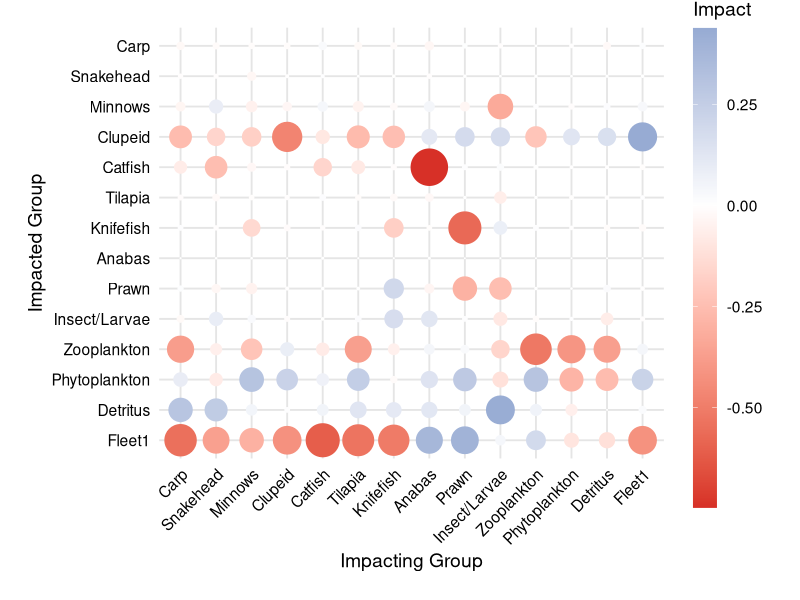
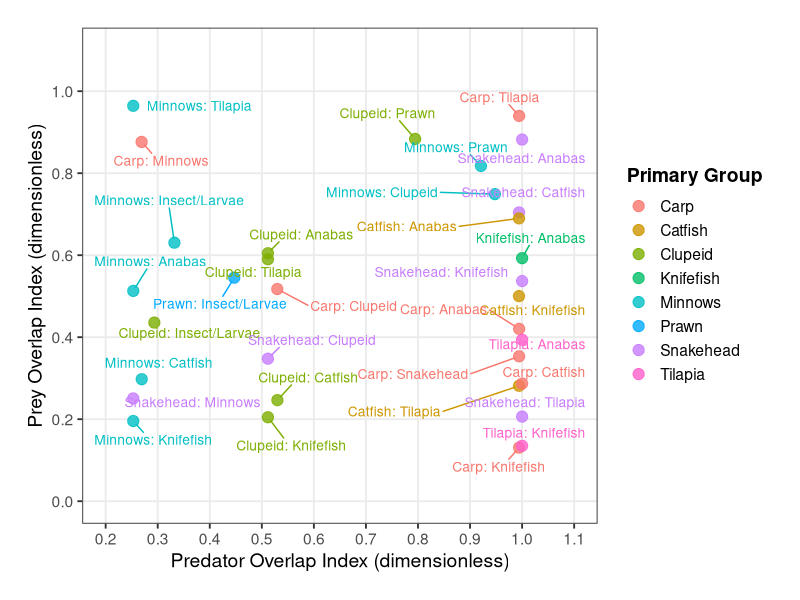
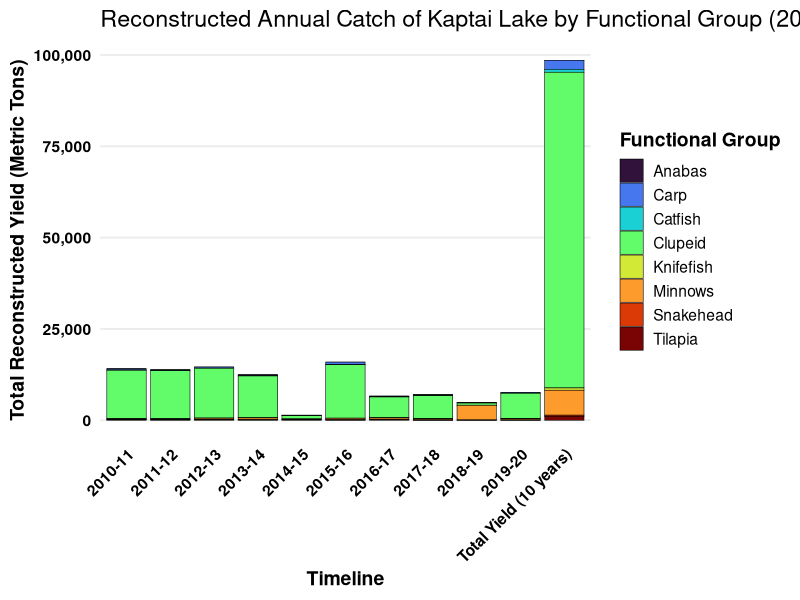
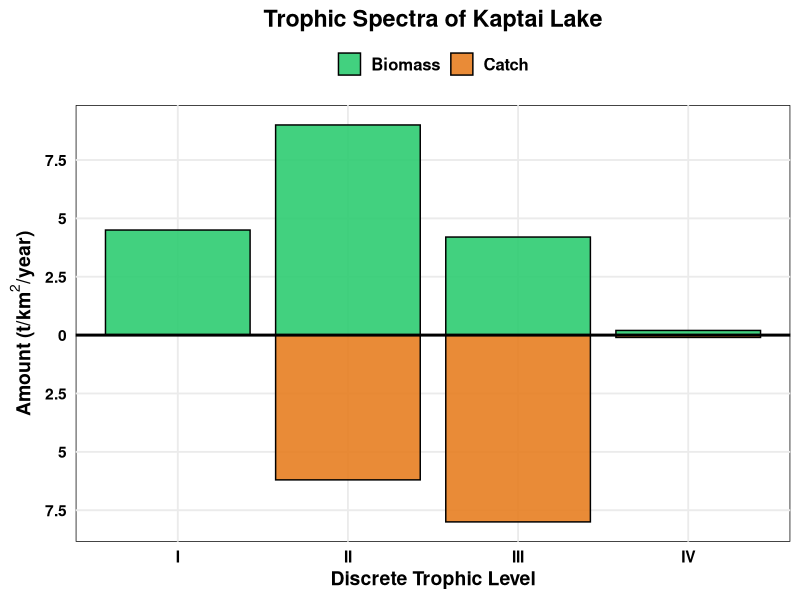
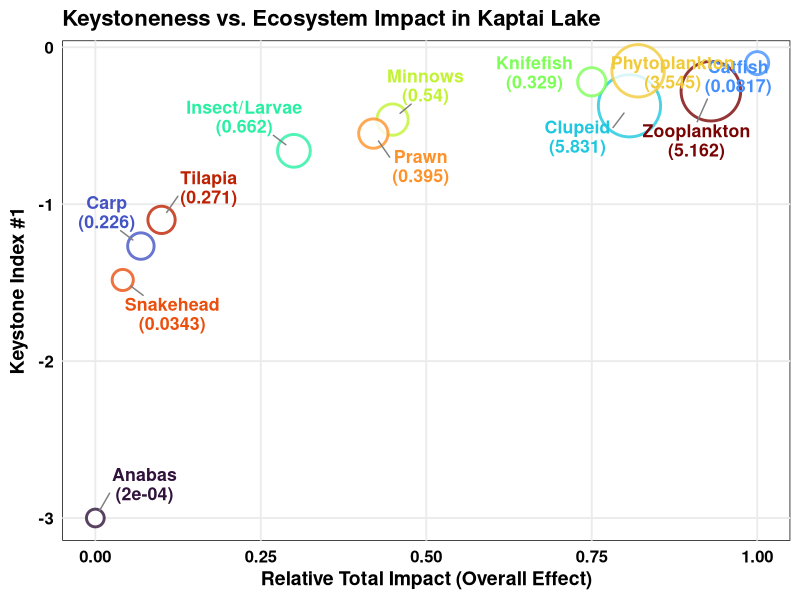
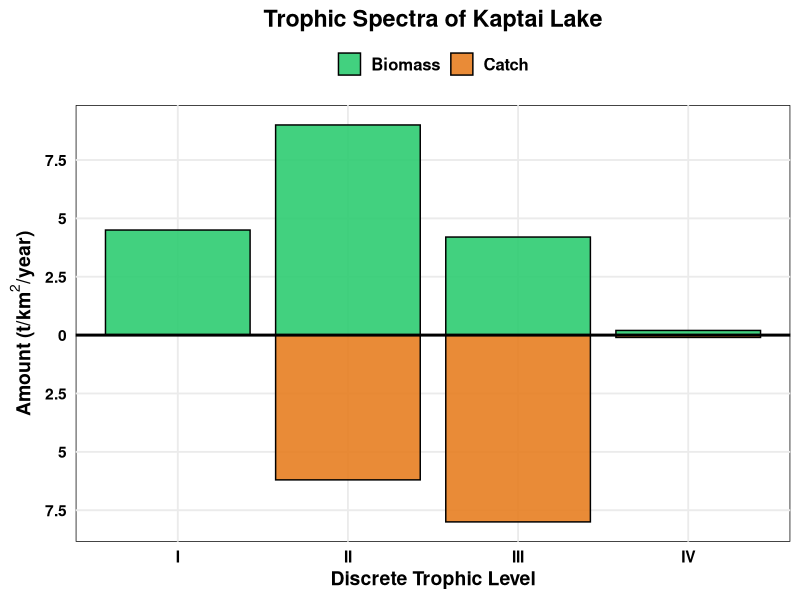
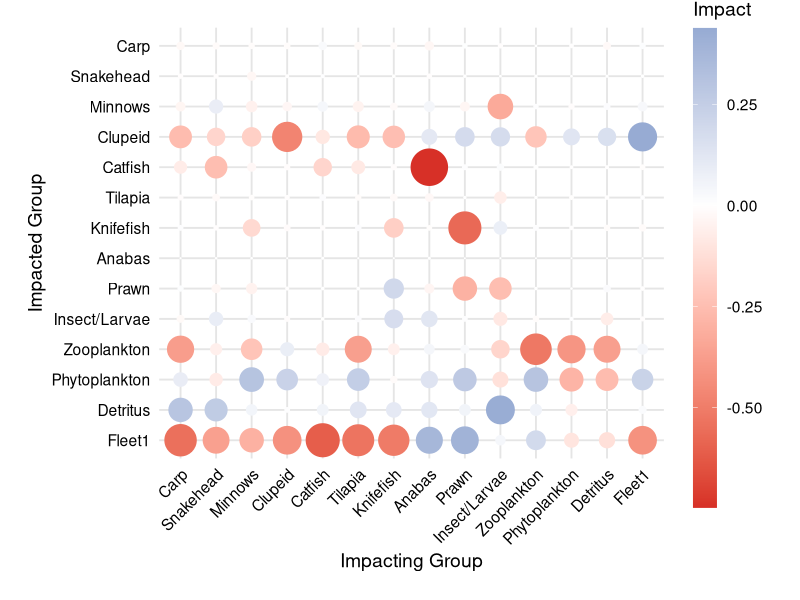
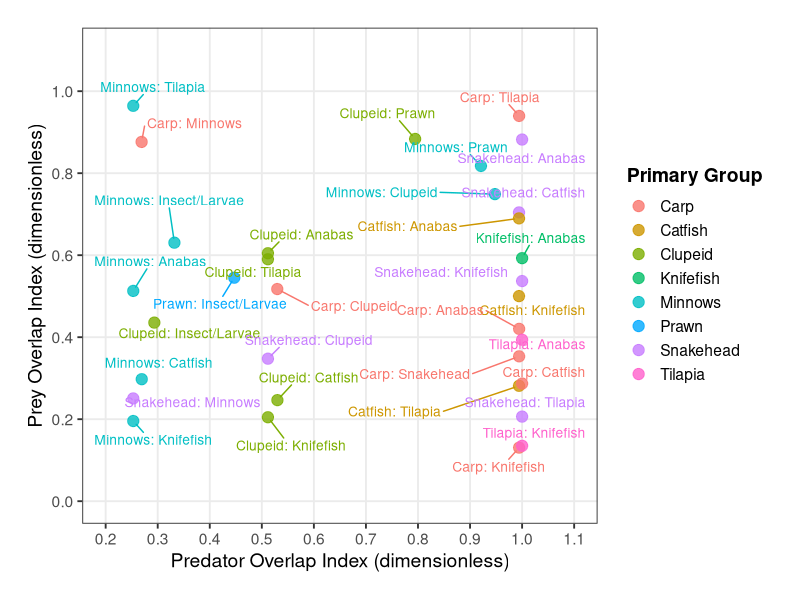

Source code (R) for these figures, in order:


# Install required packages if you don't have them
# install.packages(c("readxl", "ggplot2", "tidyr", "dplyr"))

library(readxl)
library(ggplot2)
library(tidyr)
library(dplyr)

# 1. Load the data from your Excel file
# IMPORTANT: Replace "MTI_Data.xlsx" with your actual Excel file name
mti_raw <- read_excel("input.xlsx", sheet = "MTI")

# Convert the first column (Group names) into row names for easier manipulation
mti_data <- as.data.frame(mti_raw)
rownames(mti_data) <- mti_data[[1]]
mti_data <- mti_data[, -1] # Remove the first column now that they are row names

# 2. Format the data for ggplot (convert from a wide matrix to a long table)
mti_data$Impacted <- rownames(mti_data)
mti_long <- pivot_longer(mti_data, cols = -Impacted, names_to = "Impacting", values_to = "Impact")

# Lock in the exact ecological order of your functional groups
groups <- c("Carp", "Snakehead", "Minnows", "Clupeid", "Catfish", "Tilapia", "Knifefish", 
            "Anabas", "Prawn", "Insect/Larvae", "Zooplankton", "Phytoplankton", "Detritus", "Fleet1")

mti_long$Impacting <- factor(mti_long$Impacting, levels = groups)
mti_long$Impacted <- factor(mti_long$Impacted, levels = rev(groups)) # Reversed so the Y-axis reads top-to-bottom

## 3. Create the premium static plot (Updated)
mti_plot <- ggplot(mti_long, aes(x = Impacting, y = Impacted)) +
  geom_point(aes(size = abs(Impact), color = Impact)) +
  # Red for negative impact, Blue for positive, White for neutral
  scale_color_gradient2(
    low = "#d73027", mid = "white", high = "#4575b4", midpoint = 0,
    # Changed barheight from 1 to 0.8 to fit perfectly within the margins
    guide = guide_colorbar(barheight = unit(0.8, "npc"), title.position = "top")
  ) +
  # Hide the redundant size legend to keep the visual uncluttered
  scale_size_continuous(range = c(0, 12), guide = "none") + 
  theme_minimal(base_size = 14) +
  theme(
    axis.text.x = element_text(angle = 45, hjust = 1, color = "black"),
    axis.text.y = element_text(color = "black"),
    panel.grid.major = element_line(color = "grey90"),
    # Removed the plot.title theme formatting since the title is gone
    plot.margin = margin(t = 20, r = 20, b = 20, l = 20) 
  ) +
  labs(
    # The title line has been completely removed
    x = "Impacting Group",
    y = "Impacted Group",
    color = "Relative\nImpact"
  )

# Display the plot in RStudio
print(mti_plot)

# 4. Export as a high-quality PDF
ggsave(
  filename = "Kaptai_Lake_MTI.pdf",
  plot = mti_plot,
  width = 10,
  height = 8,
  units = "in",
  device = "pdf",
  useDingbats = FALSE
)




# 1. Install required packages (uncomment and run if you don't have them)
# install.packages(c("ggplot2", "dplyr", "tidyr", "ggrepel"))

library(ggplot2)
library(dplyr)
library(tidyr)
library(ggrepel)

# 2. Read the weirdly formatted EwE CSV file
# Replace "niche.csv" with your actual file path if needed
raw_data <- read.csv("niche.csv", stringsAsFactors = FALSE, check.names = FALSE)

# 3. Data Wrangling: Extract the pair names from the first row
pair_names <- as.character(raw_data[1, -1])

# Remove the first row so we only have numeric data
data_numeric <- raw_data[-1, ]

# Fix column names: First column is X (Predator Overlap), the rest are Y (Prey Overlap)
colnames(data_numeric)[1] <- "Predator_Overlap"
colnames(data_numeric)[-1] <- pair_names

# Convert all columns to numeric format
data_numeric[] <- lapply(data_numeric, as.numeric)

# 4. Reshape the data from wide to long format
df_long <- data_numeric %>%
  pivot_longer(
    cols = -Predator_Overlap, 
    names_to = "Pair", 
    values_to = "Prey_Overlap", 
    values_drop_na = TRUE
  ) %>%
  filter(!is.na(Prey_Overlap))

# Create a "Primary Group" column for coloring the dots (takes the first name before the colon)
df_long$Primary_Group <- sub(":.*", "", df_long$Pair)

# 5. Create the beautiful, publication-ready plot
niche_plot <- ggplot(df_long, aes(x = Predator_Overlap, y = Prey_Overlap, color = Primary_Group)) +
  # Add the dots
  geom_point(size = 3.5, alpha = 0.8) +
  # Add non-overlapping labels using the actual group names instead of confusing numbers!
  geom_text_repel(
    aes(label = Pair), 
    size = 3.5, 
    max.overlaps = Inf,       # Forces R to label every single point
    box.padding = 0.6,        # Space between labels
    point.padding = 0.3,      # Space between label and dot
    show.legend = FALSE       # Hides 'a' from the legend
  ) +
  # Apply a clean, high-contrast scientific theme
  theme_bw(base_size = 14) +
  theme(
    panel.grid.minor = element_blank(),
    legend.position = "right",
    legend.title = element_text(face = "bold"),
    plot.margin = margin(t = 20, r = 20, b = 20, l = 20)
  ) +
  # Set the axis limits based on your data (similar to the EwE software scale)
  scale_x_continuous(limits = c(0.2, 1.1), breaks = seq(0.2, 1.1, by = 0.1)) +
  scale_y_continuous(limits = c(0, 1.1), breaks = seq(0, 1.1, by = 0.2)) +
  # Add exact labels
  labs(
    x = "Predator Overlap Index (dimensionless)",
    y = "Prey Overlap Index (dimensionless)",
    color = "Primary Group"
  )

# Display the plot
print(niche_plot)

# 6. Export directly to high-quality PDF
ggsave(
  filename = "Kaptai_Lake_Niche_Overlap.pdf",
  plot = niche_plot,
  width = 12,       # Wide format gives the labels plenty of room to spread out
  height = 8,
  units = "in",
  device = "pdf",
  useDingbats = FALSE
)


### Plotting the stacked barplot for reconstracted catch data

# Load required libraries
library(readxl)
library(ggplot2)
library(dplyr)
library(tidyr)
library(scales) # For clean comma formatting on the y-axis

# 1. Load your reconstructed data

catch_data <- read_excel("data.xlsx", sheet = 3)

# 2. Reshape the data and map species to their Functional Groups
catch_grouped <- catch_data %>%
  # Pivot from wide to long format
  pivot_longer(
    cols = -Species, 
    names_to = "Year",
    values_to = "Catch"
  ) %>%
  # Clean up year formatting if R added an "X" or "." during import (e.g., X2010.11 -> 2010-11)
  mutate(Year = gsub("X", "", Year),
         Year = gsub("\\.", "-", Year)) %>%
  # Group the 17 species into the Functional Groups defined in your Table 1
  mutate(Functional_Group = case_when(
    Species %in% c("Labeo rohita", "Catla catla", "Cirrhinus mrigala", "Labeo calbasu", "Labeo bata") ~ "Carp",
    Species %in% c("Channa striata", "Channa punctata") ~ "Snakehead",
    Species %in% c("Puntius sarana", "A. mola") ~ "Minnows",
    Species %in% c("Corica soborna", "Gudusia chapra") ~ "Clupeid",
    Species %in% c("Wallago attu", "Ompok pabda", "Mystus gulio") ~ "Catfish",
    Species == "O. niloticus" ~ "Tilapia",
    Species == "N. notopterus" ~ "Knifefish",
    Species == "A. testudineus" ~ "Anabas",
    TRUE ~ "Other" # Fallback just in case
  )) %>%
  # Summarize the catch by Year and Functional Group to prepare for the stacked plot
  group_by(Year, Functional_Group) %>%
  summarise(Total_Catch = sum(Catch, na.rm = TRUE), .groups = 'drop')

# 3. Generate the publication-ready stacked barplot
stacked_plot <- ggplot(catch_grouped, aes(x = Year, y = Total_Catch, fill = Functional_Group)) +
  # Use stat="identity" and add a thin black border to separate stacks
  geom_bar(stat = "identity", position = "stack", color = "black", linewidth = 0.2) +
  
  # Use a vibrant, colorblind-friendly palette
  scale_fill_viridis_d(option = "turbo") + 
  
  # Format Y-axis numbers with commas (e.g., 20,000 instead of 2e+04)
  scale_y_continuous(labels = comma) +
  
  # Add clear, academic labels
  labs(
    title = "Reconstructed Annual Catch of Kaptai Lake by Functional Group (2010–2020)",
    x = "Timeline",
    y = "Total Reconstructed Yield (Metric Tons)",
    fill = "Functional Group"
  ) +
  
  # Apply a clean theme suited for graphical abstracts
  theme_minimal(base_size = 14) +
  theme(
    axis.text.x = element_text(angle = 45, hjust = 1, face = "bold", color = "black"),
    axis.text.y = element_text(face = "bold", color = "black"),
    axis.title = element_text(face = "bold"),
    legend.position = "right",
    legend.text = element_text(color = "black"), 
    legend.title = element_text(face = "bold"),
    panel.grid.major.x = element_blank(), # Remove vertical grid lines for a cleaner look
    panel.grid.minor = element_blank(),
    panel.background = element_rect(fill = "white", color = NA),
    plot.background = element_rect(fill = "white", color = NA)
  )

# View the plot
print(stacked_plot)

# 4. Save the plot in high resolution for your manuscript
 ggsave("Kaptai_Reconstructed_StackedBar.png", plot = stacked_plot, width = 10, height = 6, dpi = 300)



 ### plotting trophic spectra of biomass and catch

 # Load required libraries
library(ggplot2)
library(dplyr)
library(tidyr)

# 1. Recreate the data (using approximate values from your plot)
# Replace these with the exact values from your EwE output
trophic_data <- data.frame(
  Trophic_Level = c("I", "II", "III", "IV", "V", "VI", "VII"),
  Biomass = c(4.5, 9.0, 4.2, 0.2, 0, 0, 0),
  Catch = c(0, 6.2, 8.0, 0.1, 0, 0, 0)
)

# 2. Filter out the empty bars (remove rows where both metrics are 0)
trophic_filtered <- trophic_data %>%
  filter(Biomass > 0 | Catch > 0)

# Lock the factor levels so they maintain the correct Roman numeral order
trophic_filtered$Trophic_Level <- factor(trophic_filtered$Trophic_Level, levels = trophic_filtered$Trophic_Level)

# 3. Reshape and invert Catch values for the downward plot
trophic_long <- trophic_filtered %>%
  pivot_longer(cols = c(Biomass, Catch), names_to = "Metric", values_to = "Value") %>%
  # If the metric is Catch, make it negative so it plots downwards
  mutate(Plot_Value = ifelse(Metric == "Catch", -Value, Value))

# 4. Create the Mirrored Bar Chart
mirrored_plot <- ggplot(trophic_long, aes(x = Trophic_Level, y = Plot_Value, fill = Metric)) +
  
  # Add the bars
  geom_col(color = "black", width = 0.85, alpha = 0.9) +
  
  # Add a strong central zero-line (the common X-axis)
  geom_hline(yintercept = 0, color = "black", linewidth = 1) +
  
  # Match the vibrant color scheme from your previous plots
  scale_fill_manual(values = c("Biomass" = "#2ecc71", "Catch" = "#e67e22")) +
  
  # Format Y-axis: Use absolute values so negative catch numbers appear positive
  scale_y_continuous(
    labels = abs, 
    breaks = seq(-10, 10, by = 2.5), # Adjust 'by' depending on your exact data range
    name = expression(bold("Amount (t/km"^2*"/year)"))
  ) +
  
  # Clean academic titles and labels
  labs(
    title = "Trophic Spectra of Kaptai Lake",
    x = "Discrete Trophic Level"
  ) +
  
  # Apply a clean, publication-ready theme suitable for a Graphical Abstract
  theme_minimal(base_size = 14) +
  theme(
    axis.text = element_text(color = "black", face = "bold"),
    axis.title = element_text(face = "bold"),
    plot.title = element_text(face = "bold", hjust = 0.5),
    legend.position = "top", # Moving legend to the top saves horizontal space
    legend.title = element_blank(),
    legend.text = element_text(face = "bold", size = 12),
    panel.background = element_rect(fill = "white", color = "black", linewidth = 0.5),
    plot.background = element_rect(fill = "white", color = NA),
    panel.grid.minor = element_blank()
  )

# View the perfectly formatted mirrored plot
print(mirrored_plot)

# Save as a high-resolution PDF
# ggsave("Kaptai_Mirrored_Spectra.pdf", plot = mirrored_plot, width = 7, height = 6, device = "pdf")

# Keystoneness Index Scatter Plot
 
 library(ggplot2)
 library(ggrepel)
 
 # 1. Load the data
 data <- read.csv("Keystoneness_Index.csv", check.names = FALSE)
 
 # 2. Create a new combined label: "Group Name \n (Biomass)"
 # The \n puts the biomass on a new line right under the name so it stays compact
 data$Plot_Label <- paste0(data$`Group name`, "\n(", data$Biomass, ")")
 
 # 3. Create the streamlined plot
 ks_direct_plot <- ggplot(data, aes(x = `Relative total impact`, y = `Keystone index #1`)) +
   
   geom_point(aes(size = Biomass, color = `Group name`), alpha = 0.8, shape = 21, fill = "white", stroke = 1.5) +
   scale_size_continuous(range = c(5, 20)) +
   scale_color_viridis_d(option = "turbo") +
   
   # Use the new combined label
   geom_text_repel(aes(label = Plot_Label, color = `Group name`), 
                   fontface = "bold", size = 4.5, box.padding = 0.8, 
                   point.padding = 1, max.overlaps = Inf,
                   segment.color = "grey50", segment.size = 0.5,
                   lineheight = 0.9) + # lineheight tightens the gap between the two text lines
   
   labs(
     title = "Keystoneness vs. Ecosystem Impact in Kaptai Lake",
     x = "Relative Total Impact (Overall Effect)",
     y = expression(bold("Keystone Index #1"))
   ) +
   
   theme_minimal(base_size = 14) +
   theme(
     axis.text = element_text(color = "black", face = "bold", size = 12),
     axis.title = element_text(face = "bold", size = 14),
     panel.background = element_rect(fill = "white", color = "black", linewidth = 0.5),
     plot.background = element_rect(fill = "white", color = NA),
     panel.grid.minor = element_blank(),
     plot.title = element_text(face = "bold", size = 16),
     legend.position = "none" # Completely removes ALL legends for maximum plot space
   )
 
 print(ks_direct_plot)
 ggsave("Kaptai_DirectLabel_Keystoneness.pdf", plot = ks_direct_plot, width = 10, height = 7, device = "pdf")
 
 
 
 # Modified trophic spectra plot for catch and biomass
 # Load required libraries
 library(ggplot2)
 library(dplyr)
 library(tidyr)
 
 # 1. Recreate the data (using approximate values from your plot)
 # Replace these with the exact values from your EwE output
 trophic_data <- data.frame(
   Trophic_Level = c("I", "II", "III", "IV", "V", "VI", "VII"),
   Biomass = c(4.5, 9.0, 4.2, 0.2, 0, 0, 0),
   Catch = c(0, 6.2, 8.0, 0.1, 0, 0, 0)
 )
 
 # 2. Filter out the empty bars (remove rows where both metrics are 0)
 trophic_filtered <- trophic_data %>%
   filter(Biomass > 0 | Catch > 0)
 
 # Lock the factor levels so they maintain the correct Roman numeral order
 trophic_filtered$Trophic_Level <- factor(trophic_filtered$Trophic_Level, levels = trophic_filtered$Trophic_Level)
 
 # 3. Reshape and invert Catch values for the downward plot
 trophic_long <- trophic_filtered %>%
   pivot_longer(cols = c(Biomass, Catch), names_to = "Metric", values_to = "Value") %>%
   # If the metric is Catch, make it negative so it plots downwards
   mutate(Plot_Value = ifelse(Metric == "Catch", -Value, Value))
 
 # 4. Create the Mirrored Bar Chart
 mirrored_plot <- ggplot(trophic_long, aes(x = Trophic_Level, y = Plot_Value, fill = Metric)) +
   
   # Add the bars
   geom_col(color = "black", width = 0.85, alpha = 0.9) +
   
   # Add a strong central zero-line (the common X-axis)
   geom_hline(yintercept = 0, color = "black", linewidth = 1) +
   
   # Match the vibrant color scheme from your previous plots
   scale_fill_manual(values = c("Biomass" = "#2ecc71", "Catch" = "#e67e22")) +
   
   # Format Y-axis: Use absolute values so negative catch numbers appear positive
   scale_y_continuous(
     labels = abs, 
     breaks = seq(-10, 10, by = 2.5), # Adjust 'by' depending on your exact data range
     name = expression(bold("Amount (t/km"^2*"/year)"))
   ) +
   
   # Clean academic titles and labels
   labs(
     title = "Trophic Spectra of Kaptai Lake",
     x = "Discrete Trophic Level"
   ) +
   
   # Apply a clean, publication-ready theme suitable for a Graphical Abstract
   theme_minimal(base_size = 14) +
   theme(
     axis.text = element_text(color = "black", face = "bold"),
     axis.title = element_text(face = "bold"),
     plot.title = element_text(face = "bold", hjust = 0.5),
     legend.position = "top", # Moving legend to the top saves horizontal space
     legend.title = element_blank(),
     legend.text = element_text(face = "bold", size = 12),
     panel.background = element_rect(fill = "white", color = "black", linewidth = 0.5),
     plot.background = element_rect(fill = "white", color = NA),
     panel.grid.minor = element_blank()
   )
 
 # View the perfectly formatted mirrored plot
 print(mirrored_plot)
 
 # Save as a high-resolution PDF
  ggsave("Kaptai_Mirrored_Spectra.pdf", plot = mirrored_plot, width = 7, height = 6, device = "pdf")
 
 
